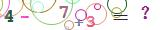
#> input picture jyeoo_captcha/cases/22964176_0.png, 160 x 30 px
$ jupyter execute test.ipynb   (shell and % lines are left out)
#> lines starting #> are read from the running program, lines starting #| are printed output that depends on the picture; after the words box and inside, x2 and y2 are one past the last pixel; in counts of white or black regions, pixels touching at a corner belong together; long printed decimals are rounded
[cell 1]
%pylab inline

[cell 2]
from scipy import signal
def denoise_image(inp):
    # estimate 'background' color by a median filter
    bg = signal.medfilt2d(inp, 3)

    # compute 'foreground' mask as anything that is significantly darker than
    # the background
    mask = inp > bg - 0.1

    # return the input value for all pixels in the mask or pure white otherwise
    return np.where(mask, inp, 1.0)

[cell 3]
from skimage import io
from skimage.color import rgb2gray

img = io.imread('./cases/22964176_0.png')
#> img is the input picture: shape (30, 160, 3); mean R, G, B 237.9, 235.1, 233.4
img = rgb2gray(img)
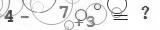
#> img: shape (30, 160) float64; min 0.0657, max 1, mean 0.924
imshow(img, cmap=cm.Greys_r)

[cell 4]
xlen = 10
ylen = 8
def computeDensity(img, x, y):
    if x+xlen >= img.shape[0] or y+ylen >= img.shape[1]:
        return 1
    return np.average(img[x:x+xlen, y:y+ylen])

def extract_icons(img):
    sub_img = img[:, 5:120]
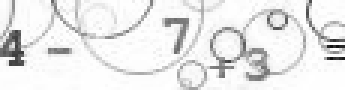
#> sub_img: shape (30, 115) float64 (shown 3 times larger); min 0.0657, max 1, mean 0.914
    all_desity = []
    for (x, y), e in np.ndenumerate(sub_img):
        d = computeDensity(sub_img, x, y)
        all_desity.append((d, x, y))
#> this loop made 3450 passes
#> (e, d) on passes 1 to 3: (0.991, 0.925), (0.999, 0.926), (0.975, 0.927)
#> after the loop, all_desity = 3450 items, first 6: (0.925, 0, 0), (0.926, 0, 1), (0.927, 0, 2), (0.937, 0, 3), (0.959, 0, 4), (0.989, 0, 5)

    already_used = []
    candidates = []
    useful_imgs = []
    fig, axes = plt.subplots(1,5)
    for k in sorted(all_desity, key=lambda k:k[0]):
        if k[2] in already_used:
            continue
        for i in range(-10, 15):
            already_used.append(k[2]+i)
        if len(candidates) < 5:
            candidates.append(k)
#> this loop made 3450 passes
#> k on passes 1 to 3: (0.546, 12, 0), (0.554, 11, 0), (0.564, 12, 1)
#> after the loop, already_used = 200 values, max 120 at index 74, min -10 at index 0, mean 52.5; candidates = [(0.546, 12, 0), (0.713, 17, 82), (0.752, 10, 106), (0.758, 6, 55), (0.805, 16, 70)]

    i = 0
    for k in sorted(candidates[:3], key=lambda k:k[2]):
        print(k)
        useful_imgs.append(sub_img[k[1]:k[1]+xlen, k[2]:k[2]+ylen])
        axes[i*2].imshow(useful_imgs[-1], cmap=cm.Greys_r)
        i += 1
#> this loop made 3 passes
#| (0.5457, 12, 0)
#| (0.7131, 17, 82)
#| (0.7522, 10, 106)
#> after the loop, i = 3; useful_imgs = 3 items

    i = 0
    for k in sorted(candidates[3:], key=lambda k:k[2]):
        print(k)
        useful_imgs.append(sub_img[k[1]:k[1]+xlen, k[2]:k[2]+ylen])
        axes[i*2+1].imshow(useful_imgs[-1], cmap=cm.Greys_r)
        i += 1
#> this loop made 2 passes
#> (k, i) on passes 1 to 2: ((0.758, 6, 55), 1), ((0.805, 16, 70), 2)
#| (0.7578, 6, 55)
#| (0.8052, 16, 70)
#> after the loop, i = 2; useful_imgs = 5 items

    #for i in useful_imgs:
    #    imsave('./training_icons/'+str(randint(0, 1000))+'.png', i, cmap=cm.Greys_r)


extract_icons(img)
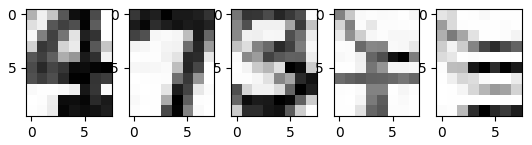
#> figure drawn by matplotlib, 5 panels

[cell 5]
img2 = denoise_image(img)
#> in denoise_image, `bg = signal.medfilt2d(inp, 3)`:
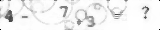
#> bg: shape (30, 160) float64; min 0, max 1, mean 0.941
#> in denoise_image, `mask = inp > bg - 0.1`:
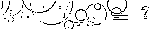
#> mask: shape (30, 160) bool; 92% white; black in thin lines or dots, all inside (x1, y1, x2, y2) = (1, 0, 149, 29)
#> in denoise_image, `return np.where(mask, inp, 1.0)`:
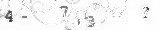
#> returned value: shape (30, 160) float64; min 0.237, max 1, mean 0.958
imshow(img2, cmap = cm.Greys_r)

[cell 6]
print(img2)
#> (printed output is left out)

$ run again, with jyeoo_captcha/cases/10645559_2.png copied over jyeoo_captcha/cases/22964176_0.png
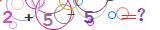
#> input picture jyeoo_captcha/cases/10645559_2.png, 160 x 30 px
#> img is the input picture: shape (30, 160, 3); mean R, G, B 237, 229.3, 235
#> img: shape (30, 160) float64
#> in extract_icons, `sub_img = img[:, 5:120]`:
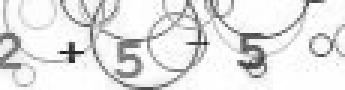
#> sub_img: shape (30, 115) float64 (shown 3 times larger); min 0.115, max 1, mean 0.891
#> the loop in extract_icons, `for (x, y), e in np.ndenumerate(sub_img):` made 3450 passes
#> (e, d) on passes 1 to 3: (0.994, 0.926), (0.754, 0.924), (0.777, 0.947)
#> after the loop in extract_icons, `for (x, y), e in np.ndenumerate(sub_img):`: all_desity = 3450 items, first 6: (0.926, 0, 0), (0.924, 0, 1), (0.947, 0, 2), (0.96, 0, 3), (0.959, 0, 4), (0.958, 0, 5)
#> the loop in extract_icons, `for k in sorted(all_desity, key=lambda k:k[0]):` made 3450 passes
#> k on passes 1 to 3: (0.586, 12, 80), (0.592, 11, 80), (0.596, 13, 80)
#> after the loop in extract_icons, `for k in sorted(all_desity, key=lambda k:k[0]):`: already_used = 175 values, max 117 at index 149, min -10 at index 50, mean 48.71; candidates = [(0.586, 12, 80), (0.681, 12, 39), (0.716, 12, 0), (0.755, 1, 27), (0.767, 5, 62)]
#> the loop in extract_icons, `for k in sorted(candidates[:3], key=lambda k:k[2]):` made 3 passes
#> (printed output is left out)
#> after the loop in extract_icons, `for k in sorted(candidates[:3], key=lambda k:k[2]):`: i = 3; useful_imgs = 3 items
#> the loop in extract_icons, `for k in sorted(candidates[3:], key=lambda k:k[2]):` made 2 passes
#> (k, i) on passes 1 to 2: ((0.755, 1, 27), 1), ((0.767, 5, 62), 2)
#> (printed output is left out)
#> after the loop in extract_icons, `for k in sorted(candidates[3:], key=lambda k:k[2]):`: i = 2; useful_imgs = 5 items
#> mask: shape (30, 160) bool; 91% white; black in thin lines or dots, all inside (x1, y1, x2, y2) = (3, 0, 145, 29)
#> in denoise_image, `return np.where(mask, inp, 1.0)`:
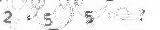
#> returned value: shape (30, 160) float64; min 0.193, max 1, mean 0.947
#> (printed output is left out)

$ run again, with jyeoo_captcha/cases/11962275_4.png copied over jyeoo_captcha/cases/22964176_0.png
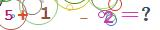
#> input picture jyeoo_captcha/cases/11962275_4.png, 160 x 30 px
#> img is the input picture: shape (30, 160, 3); mean R, G, B 238.2, 234.2, 231.8
#> img: shape (30, 160) float64
#> in extract_icons, `sub_img = img[:, 5:120]`:
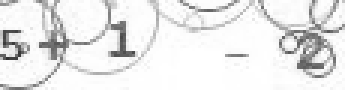
#> sub_img: shape (30, 115) float64 (shown 3 times larger); min 0.199, max 1, mean 0.913
#> the loop in extract_icons, `for (x, y), e in np.ndenumerate(sub_img):` made 3450 passes
#> (e, d) on passes 1 to 3: (0.76, 0.943), (0.915, 0.95), (0.758, 0.957)
#> after the loop in extract_icons, `for (x, y), e in np.ndenumerate(sub_img):`: all_desity = 3450 items, first 6: (0.943, 0, 0), (0.95, 0, 1), (0.957, 0, 2), (0.963, 0, 3), (0.969, 0, 4), (0.971, 0, 5)
#> the loop in extract_icons, `for k in sorted(all_desity, key=lambda k:k[0]):` made 3450 passes
#> k on passes 1 to 3: (0.613, 13, 99), (0.62, 13, 100), (0.624, 12, 99)
#> after the loop in extract_icons, `for k in sorted(all_desity, key=lambda k:k[0]):`: already_used = 200 values, max 128 at index 199, min -10 at index 25, mean 63.25; candidates = [(0.613, 13, 99), (0.658, 10, 0), (0.659, 10, 15), (0.703, 9, 37), (0.875, 1, 61)]
#> the loop in extract_icons, `for k in sorted(candidates[:3], key=lambda k:k[2]):` made 3 passes
#> (printed output is left out)
#> after the loop in extract_icons, `for k in sorted(candidates[:3], key=lambda k:k[2]):`: i = 3; useful_imgs = 3 items
#> the loop in extract_icons, `for k in sorted(candidates[3:], key=lambda k:k[2]):` made 2 passes
#> (k, i) on passes 1 to 2: ((0.703, 9, 37), 1), ((0.875, 1, 61), 2)
#> (printed output is left out)
#> after the loop in extract_icons, `for k in sorted(candidates[3:], key=lambda k:k[2]):`: i = 2; useful_imgs = 5 items
#> mask: shape (30, 160) bool; 92.1% white; black in thin lines or dots
#> in denoise_image, `return np.where(mask, inp, 1.0)`:
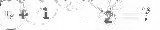
#> returned value: shape (30, 160) float64; min 0.241, max 1, mean 0.956
#> (printed output is left out)

$ run again, with jyeoo_captcha/cases/12684834_8.png copied over jyeoo_captcha/cases/22964176_0.png
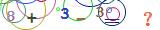
#> input picture jyeoo_captcha/cases/12684834_8.png, 160 x 30 px
#> img is the input picture: shape (30, 160, 3); mean R, G, B 230.8, 231.4, 230.4
#> img: shape (30, 160) float64
#> in extract_icons, `sub_img = img[:, 5:120]`:
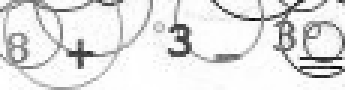
#> sub_img: shape (30, 115) float64 (shown 3 times larger); min 0.0348, max 1, mean 0.888
#> the loop in extract_icons, `for (x, y), e in np.ndenumerate(sub_img):` made 3450 passes
#> (e, d) on passes 1 to 3: (0.982, 0.871), (0.963, 0.875), (0.976, 0.892)
#> after the loop in extract_icons, `for (x, y), e in np.ndenumerate(sub_img):`: all_desity = 3450 items, first 6: (0.871, 0, 0), (0.875, 0, 1), (0.892, 0, 2), (0.908, 0, 3), (0.901, 0, 4), (0.88, 0, 5)
#> the loop in extract_icons, `for k in sorted(all_desity, key=lambda k:k[0]):` made 3450 passes
#> k on passes 1 to 3: (0.596, 9, 56), (0.599, 8, 56), (0.616, 9, 57)
#> after the loop in extract_icons, `for k in sorted(all_desity, key=lambda k:k[0]):`: already_used = 175 values, max 120 at index 49, min -9 at index 100, mean 58.57; candidates = [(0.596, 9, 56), (0.672, 16, 106), (0.679, 7, 91), (0.712, 13, 23), (0.725, 11, 1)]
#> the loop in extract_icons, `for k in sorted(candidates[:3], key=lambda k:k[2]):` made 3 passes
#> (printed output is left out)
#> after the loop in extract_icons, `for k in sorted(candidates[:3], key=lambda k:k[2]):`: i = 3; useful_imgs = 3 items
#> the loop in extract_icons, `for k in sorted(candidates[3:], key=lambda k:k[2]):` made 2 passes
#> (k, i) on passes 1 to 2: ((0.725, 11, 1), 1), ((0.712, 13, 23), 2)
#> (printed output is left out)
#> after the loop in extract_icons, `for k in sorted(candidates[3:], key=lambda k:k[2]):`: i = 2; useful_imgs = 5 items
#> mask: shape (30, 160) bool; 90.2% white; black in thin lines or dots
#> in denoise_image, `return np.where(mask, inp, 1.0)`:
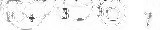
#> returned value: shape (30, 160) float64; min 0.158, max 1, mean 0.955
#> (printed output is left out)
